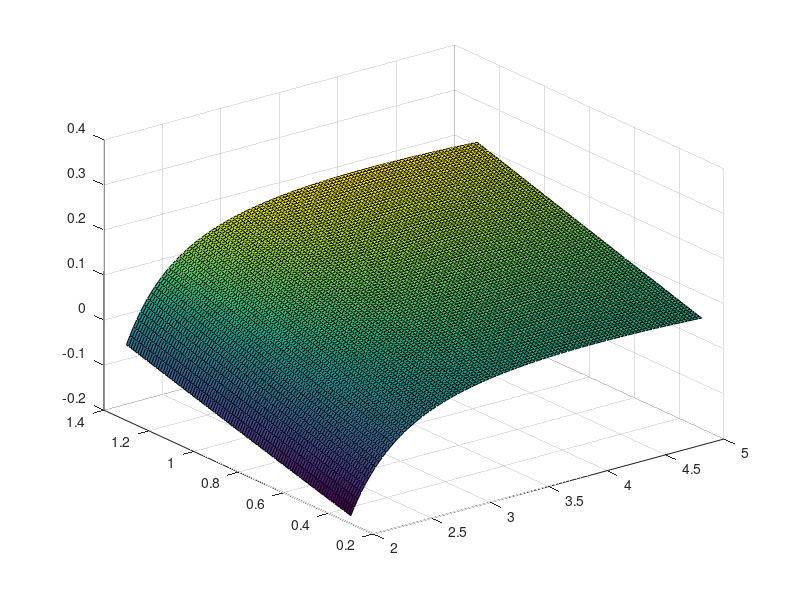
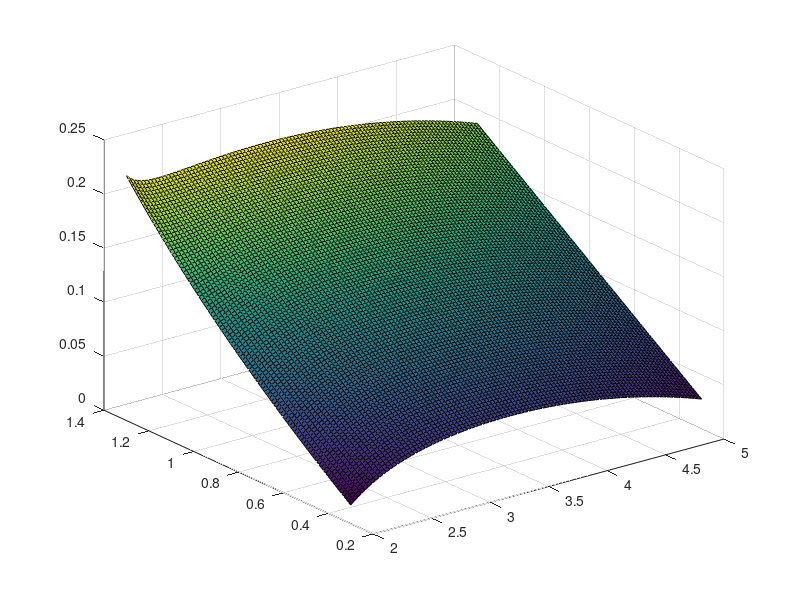

Write the MATLAB code that produced these figures, in order.
clear all
V=linspace(0.3,1.3,100);
T=6.67;
Em=18.85;
f=zeros(length(V),1);
g=zeros(length(V),1);
for i=1:length(V)
    
    f(i)=Em*V(i)^3 *(1+sqrt(1-(2*T*V(i)-1-V(i)^4)/(Em*Em*V(i)^4))); %Enter the Function here
    g(i)=real(asin(Em*V(i)*V(i)*(1-sqrt(1-(2*T*V(i)-1-V(i)^4)/(Em*Em*V(i)^4)))));
end


%Linealizada
TT=linspace(2,5,100);
fl=zeros(length(V),length(TT));
gl=zeros(length(V),1);
for j=1:length(TT);
    for i=1:length(V)
    
    fl(j,i)=Em*V(i)^3 *(1-sqrt(1-(2*TT(j)*V(i)-1-V(i)^4)/(Em*Em*V(i)^4))); %Enter the Function here
    fll(j,i)=Em*V(i)^3 *(1+sqrt(1+(2*TT(j)*V(i)-1-V(i)^4)/(Em*Em*V(i)^4)));
    gg(j,i)=asin(Em*V(i)*V(i)*(1-sqrt(1-(2*TT(j)*V(i)^2-1-V(i)^4)/(Em*Em*V(i)^4))));
    ggg(j,i)=asin(Em*V(i)*V(i)*(1+sqrt(1-(2*TT(j)*V(i)*V(i)-1-V(i)^4)/(Em*Em*V(i)^4))));
        
  
    end
    
end
% figure
surf(TT,V,gg)
%hold on
figure
surf(TT,V,fl)
a=max(max(fll))
